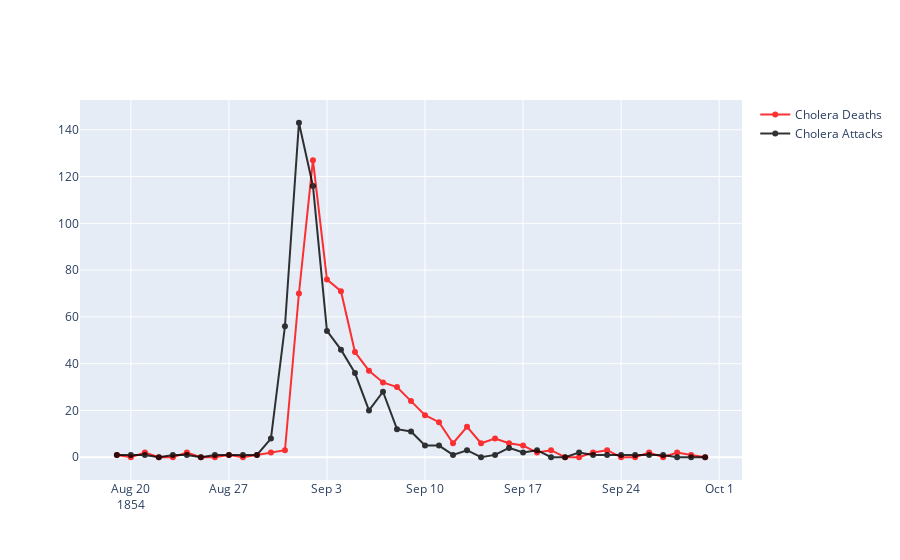

The notebook cell this image was saved under:
### Code cell
import plotly.graph_objects as go
from plotly.subplots import make_subplots

fig = make_subplots()

fig.add_trace(go.Scatter(
    x=dates.date, 
    y=dates['deaths'],
    name = "Cholera Deaths",
    line = dict(color = 'red'),
    mode = 'lines+markers',
    opacity = 0.8))

fig.add_trace(go.Scatter(
    x=dates.date, 
    y=dates['attacks'],    
    name = "Cholera Attacks",
    line = dict(color = 'black'),
    mode = 'lines+markers',
    opacity = 0.8))

fig.show()
